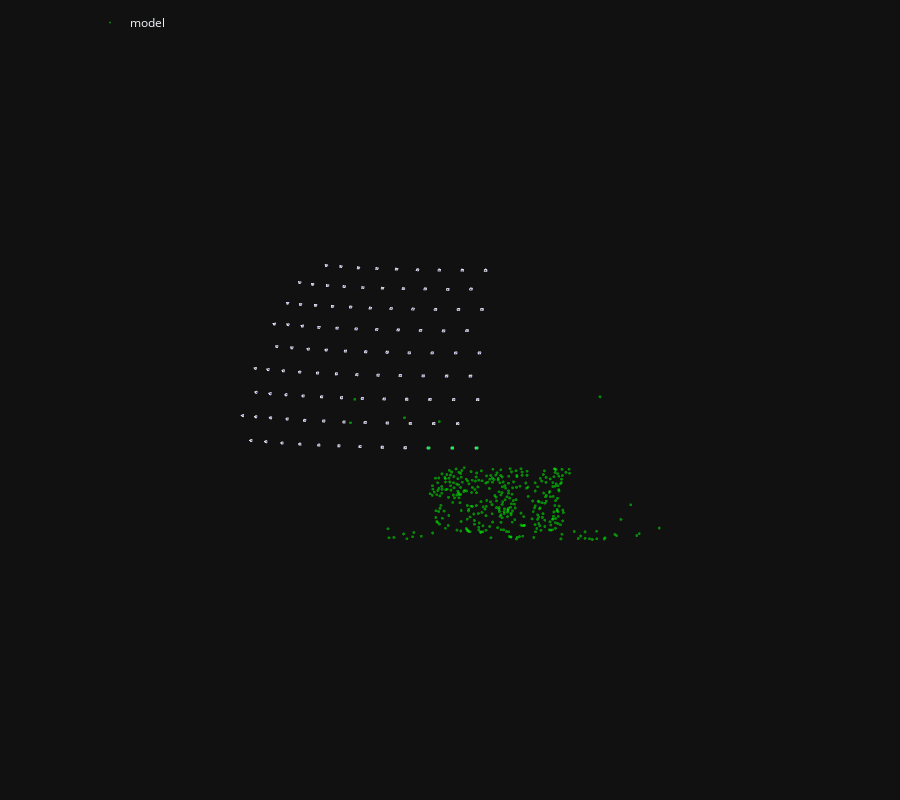

The notebook cell saved with this chart:
### Markdown cell above
Здесь изображены все найденные позы для query изображений, рядом с ними также расположена SfM.

### Code cell
camera_size = 0.01

args = dict(max_reproj_error=3.0, min_track_length=2, cs=camera_size)



fig3d = init_figure()
for index, ret in result_dict.items():
    pose = pycolmap.Image(tvec=ret.tvec, qvec=ret.qvec)
    plot_camera_colmap(fig3d, pose, pinhole_camera, color='rgba(128,128,255,0.5)', 
                       name=ret.name, legendgroup="refined", size=camera_size)
plot_reconstruction(fig3d, model, color='rgba(0, 255, 0, 0.5)', name="model", **args)
    
fig3d.show()
fig3d.write_html(result_dir / "dragon_query_localizer.html")
